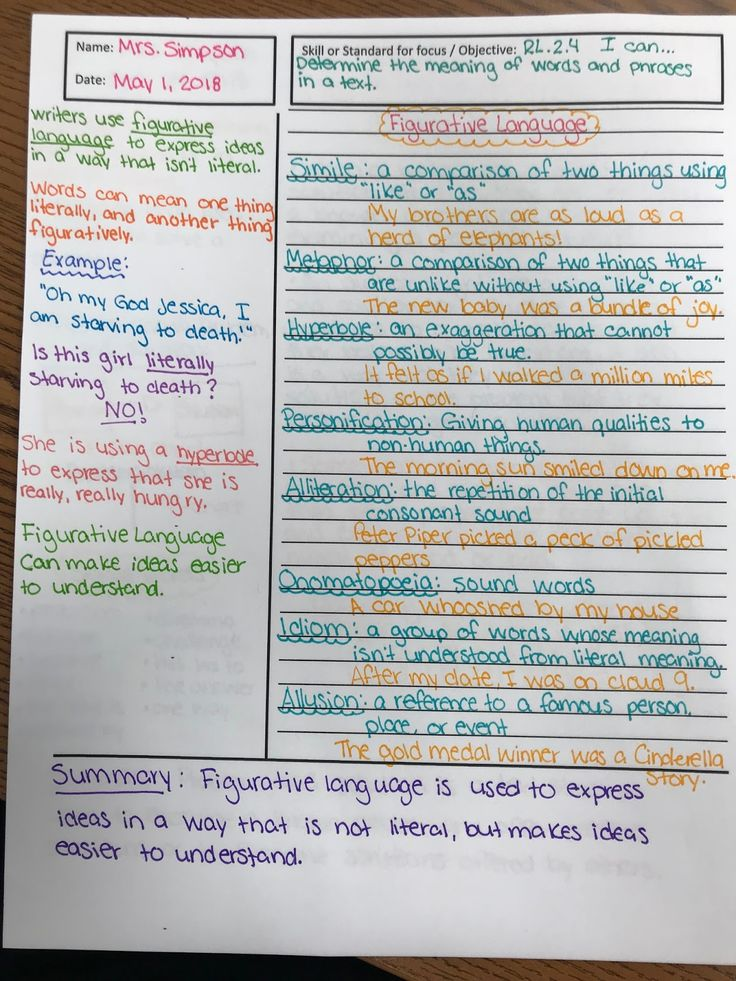
#> input picture test notessss.jpg, 736 x 981 px
$ python -i processor.py   (imports and definitions only)
#> lines starting #> are read from the running program, lines starting #| are printed output that depends on the picture; after the words box and inside, x2 and y2 are one past the last pixel; in counts of white or black regions, pixels touching at a corner belong together
#> further down, picture is the input picture: shape (981, 736, 3); mean B, G, R 179.9, 180.8, 180.3
import cv2
import numpy as np

# [58 lines left out: functions order_points, four_point_transform, not called in this run]

def find_document_contour(image):
    """
    Finds the largest 4-sided contour in the image which is likely the document.
    Returns None if no suitable contour is found.
    """
    h, w = image.shape[:2]
#> h = 981; w = 736
    image_area = h * w
#> image_area = 722016
    min_area = image_area * 0.2  # Document must be at least 20% of image
#> min_area = 144403.2

    # Resize for faster processing
    scale = 1.0
    if h > 1000:
        scale = 1000.0 / h
        proc_img = cv2.resize(image, (int(w * scale), int(h * scale)))
    else:
        proc_img = image.copy()

    gray = cv2.cvtColor(proc_img, cv2.COLOR_BGR2GRAY)
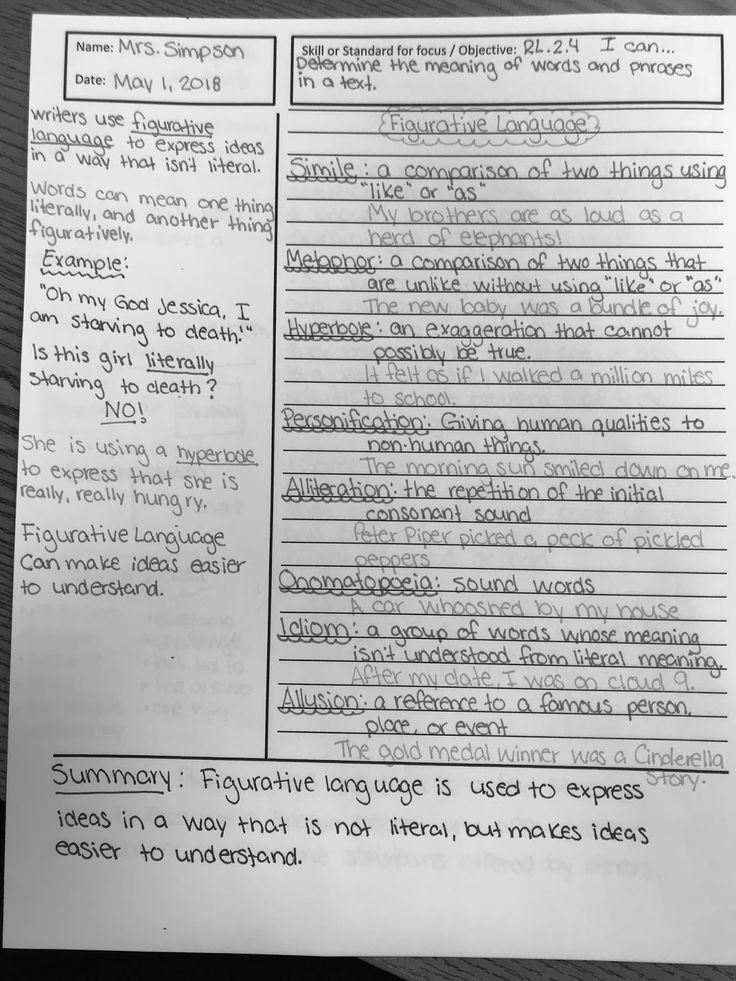
#> gray: shape (981, 736); min 0, max 255, mean 180.6
    gray = cv2.GaussianBlur(gray, (5, 5), 0)

    # Try multiple edge detection thresholds
    for canny_low, canny_high in [(30, 100), (50, 150), (75, 200)]:
        edged = cv2.Canny(gray, canny_low, canny_high)

        # Dilate to close gaps in edges
        kernel = np.ones((3, 3), np.uint8)
        edged = cv2.dilate(edged, kernel, iterations=1)

        cnts = cv2.findContours(edged.copy(), cv2.RETR_LIST, cv2.CHAIN_APPROX_SIMPLE)
        cnts = cnts[0] if len(cnts) == 2 else cnts[1]
        cnts = sorted(cnts, key=cv2.contourArea, reverse=True)[:10]

        for c in cnts:
            peri = cv2.arcLength(c, True)
            approx = cv2.approxPolyDP(c, 0.02 * peri, True)

            if len(approx) == 4:
                # Check if this contour is large enough
                contour_area = cv2.contourArea(approx)
                scaled_min_area = min_area * (scale ** 2)

                if contour_area >= scaled_min_area:
                    return approx.reshape(4, 2) / scale
#> this loop made 3 passes
#> pass 1, in find_document_contour, `edged = cv2.Canny(gray, canny_low, canny_high)`:
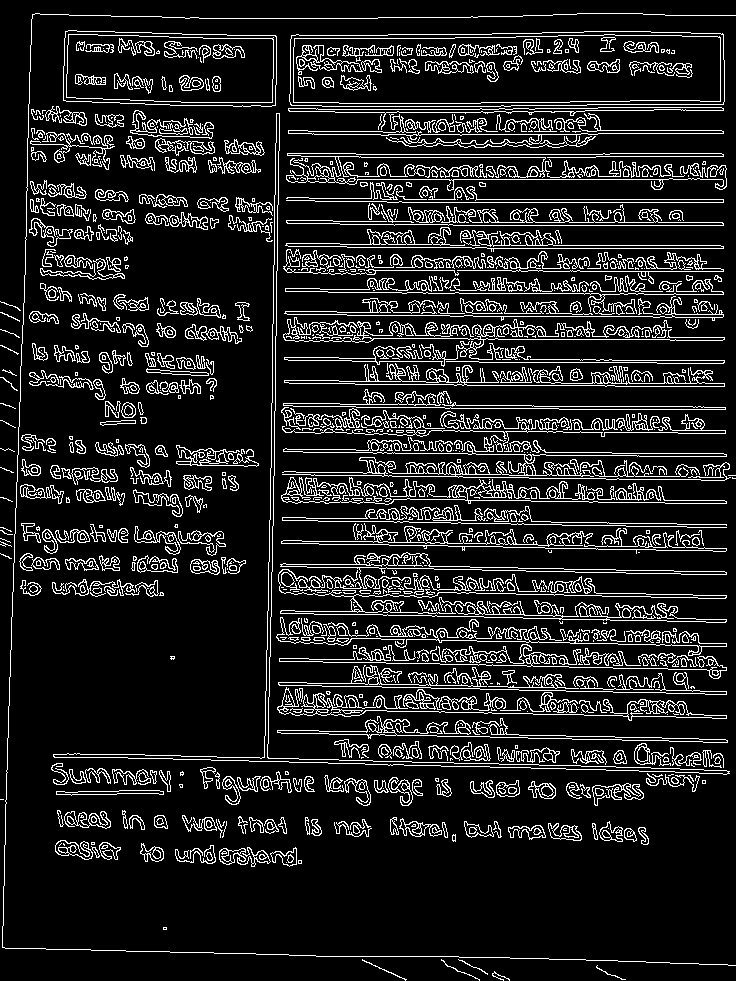
#> edged: shape (981, 736); 12.8% white in thin lines or dots
#> pass 1, in find_document_contour, `edged = cv2.dilate(edged, kernel, iterations=1)`:
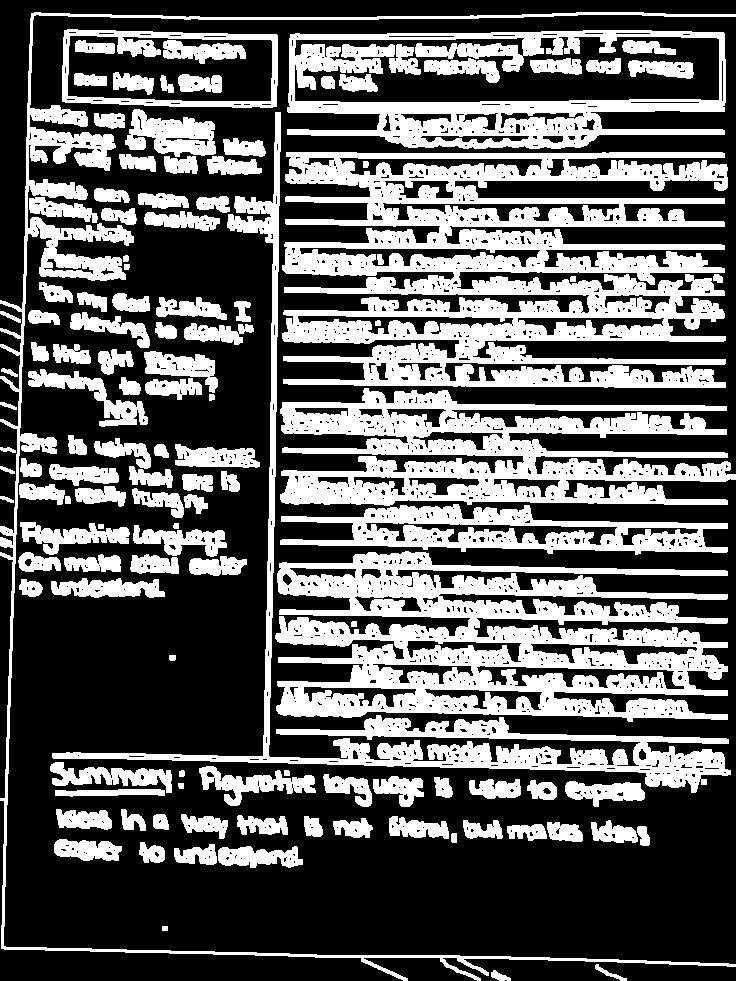
#> edged: shape (981, 736); 36.7% white; 123 white regions, largest, box (x1, y1, x2, y2) and area: (282, 152, 728, 388) 59564, (275, 551, 728, 722) 42644, (280, 388, 736, 506) 28764

    return None

def apply_adaptive_threshold(image):
    """
    Converts image to grayscale and applies processing to get a clean scanned look.
    """
    gray = cv2.cvtColor(image, cv2.COLOR_BGR2GRAY)

    # Apply CLAHE (Contrast Limited Adaptive Histogram Equalization)
    clahe = cv2.createCLAHE(clipLimit=3.0, tileGridSize=(8,8))
    enhanced = clahe.apply(gray)
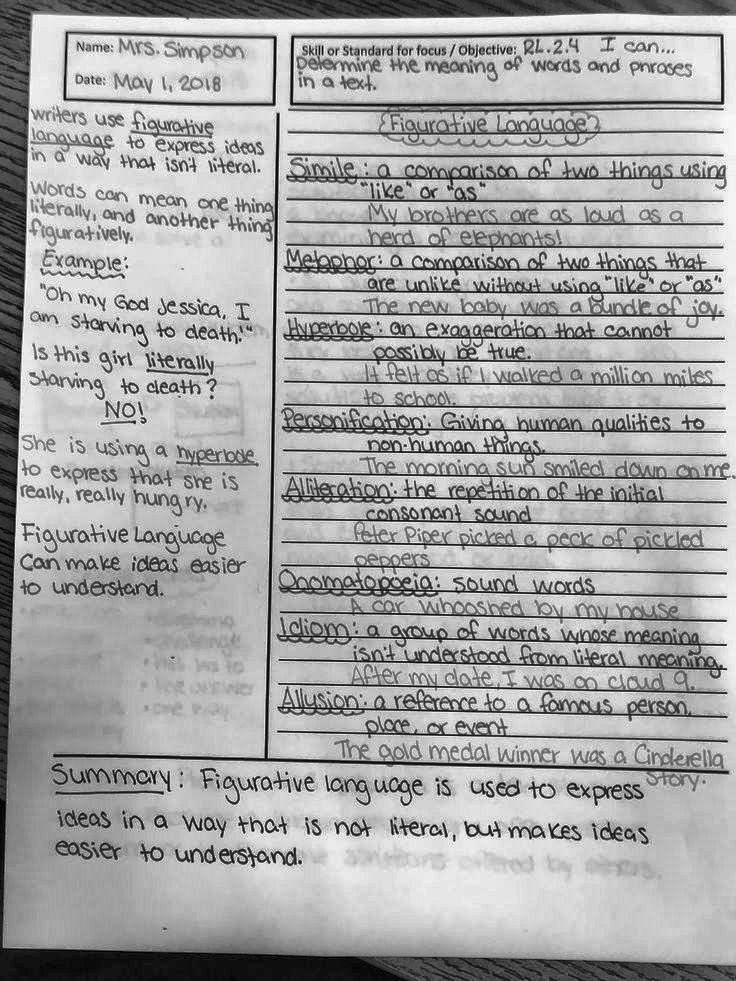
#> enhanced: shape (981, 736); min 0, max 255, mean 166

    # Apply bilateral filter to reduce noise while keeping edges sharp
    filtered = cv2.bilateralFilter(enhanced, 9, 75, 75)
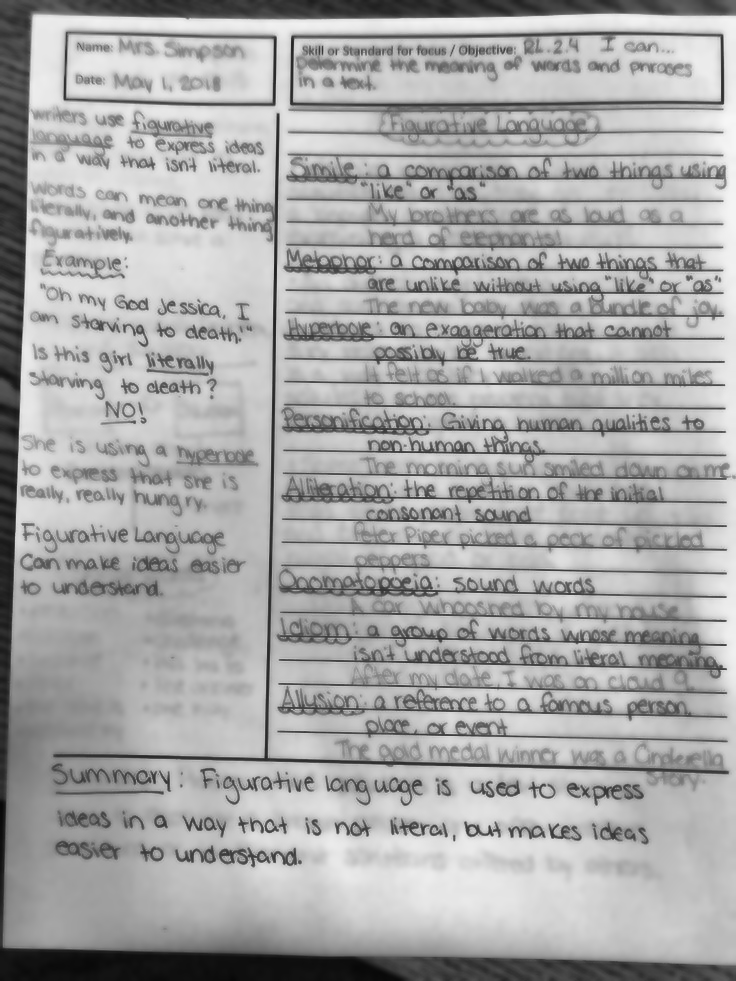
#> filtered: shape (981, 736); min 7, max 247, mean 166.8

    # Use adaptive threshold which works better for documents
    # Block size 11, C constant 2 for good text detection
    thresh = cv2.adaptiveThreshold(filtered, 255, cv2.ADAPTIVE_THRESH_GAUSSIAN_C,
            cv2.THRESH_BINARY, 11, 2)
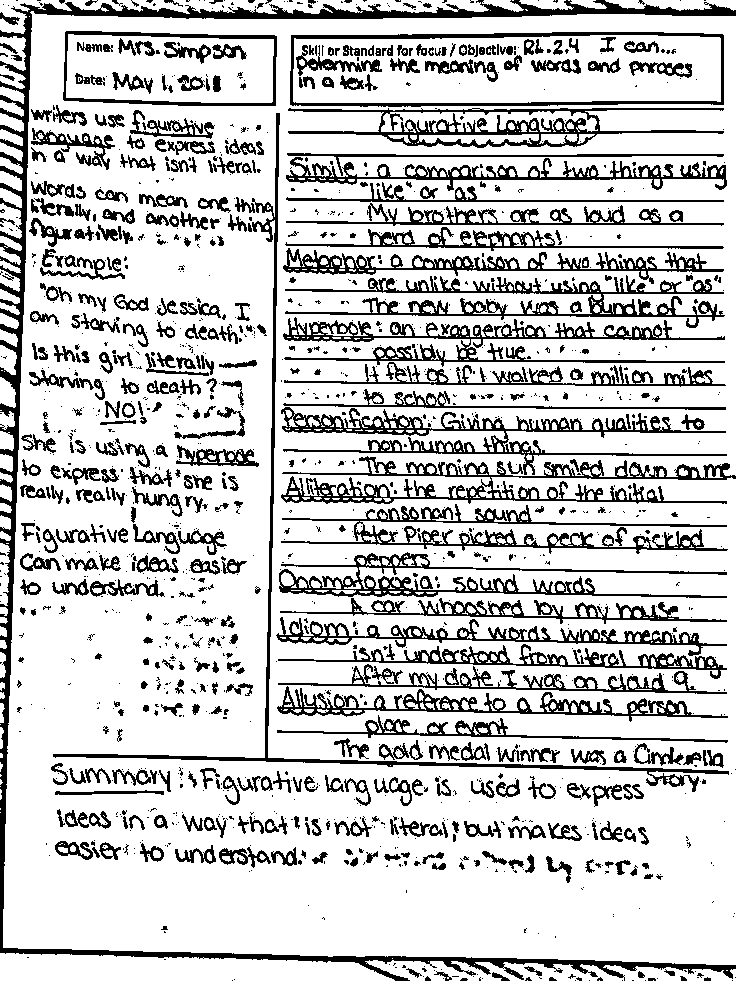
#> thresh: shape (981, 736); 79.1% white; 1606 black regions (1129 under 20 px), largest, box (x1, y1, x2, y2) and area: (0, 0, 736, 981) 18105, (281, 456, 736, 504) 5991, (285, 275, 725, 328) 5441

    return thresh

# [5 lines left out: function increase_contrast, not called in this run]

def process_image(image, use_perspective=True, enhance_mode="Scan"):
    """
    Main processing pipeline.
    enhance_mode: "Original", "Grayscale", "Scan", "High Contrast"
    """
    output = image.copy()

    if use_perspective:
        contour = find_document_contour(image)
        if contour is not None:
            output = four_point_transform(image, contour)
        else:
            # Fallback: Just return original if no contour found
            pass

    if enhance_mode == "Grayscale":
        output = cv2.cvtColor(output, cv2.COLOR_BGR2GRAY)
    elif enhance_mode == "Scan":
        output = apply_adaptive_threshold(output)
    elif enhance_mode == "High Contrast":
        output = increase_contrast(output, alpha=2.0, beta=-50) # Strong contrast

    return output

>>> import cv2
>>> picture = cv2.imread('test notessss.jpg')
>>> result = process_image(picture)

$ run again, on sample_note.png
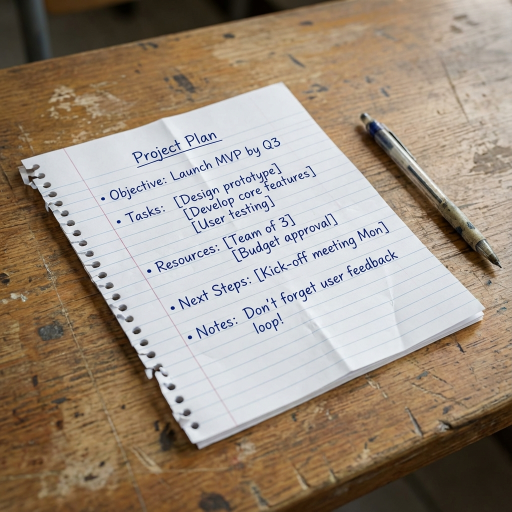
#> input picture sample_note.png, 1024 x 1024 px (shown at 1/2 size)
#> picture is the input picture: shape (1024, 1024, 3); mean B, G, R 127.9, 143, 157.2
#> the loop in find_document_contour, `for canny_low, canny_high in [(30, 100), (50, 150), (75, 200)]:` made 1 pass
#> pass 1, in find_document_contour, `edged = cv2.dilate(edged, kernel, iterations=1)`:
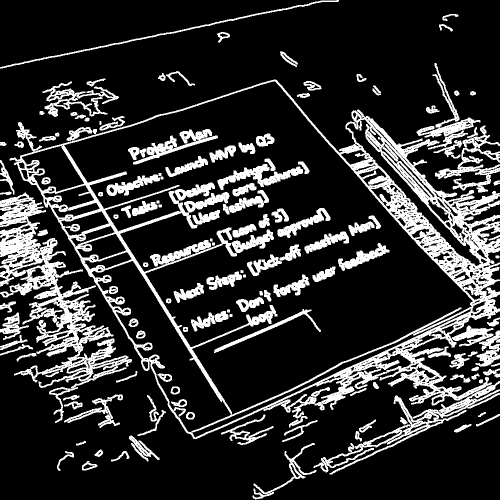
#> edged: shape (1000, 1000) (shown at 1/2 size); 18.9% white; 145 white regions (1 under 20 px), largest, box (x1, y1, x2, y2) and area: (19, 159, 1000, 949) 87882, (0, 385, 264, 846) 28144, (870, 251, 1000, 385) 4339
#> contour = [[36.86, 250.9], [396.3, 898], [1023, 806.9], [899.1, 289.8]]
#> s = [287.7, 1294.3, 1829.9, 1188.9]
#> diff = [214, 501.8, -216.1, -609.3]
#> rect = [[36.86, 250.9], [899.1, 289.8], [1023, 806.9], [396.3, 898]]
#> tl = [36.86, 250.9]; tr = [899.1, 289.8]; br = [1023, 806.9]; bl = [396.3, 898]
#> widthA = 633.3
#> widthB = 863.1
#> maxWidth = 863
#> heightA = 531.8
#> heightB = 740.3
#> maxHeight = 740
#> dst = [[0, 0], [862, 0], [862, 739], [0, 739]]
#> M = [[0.736, -0.409, 75.42], [-0.0377, 0.835, -208.2], [-0.000246, -0.000211, 1]]
#> in apply_adaptive_threshold, `thresh = cv2.adaptiveThreshold(filtered, 255, cv2.ADAPTIVE_THRESH_GAUS..`:
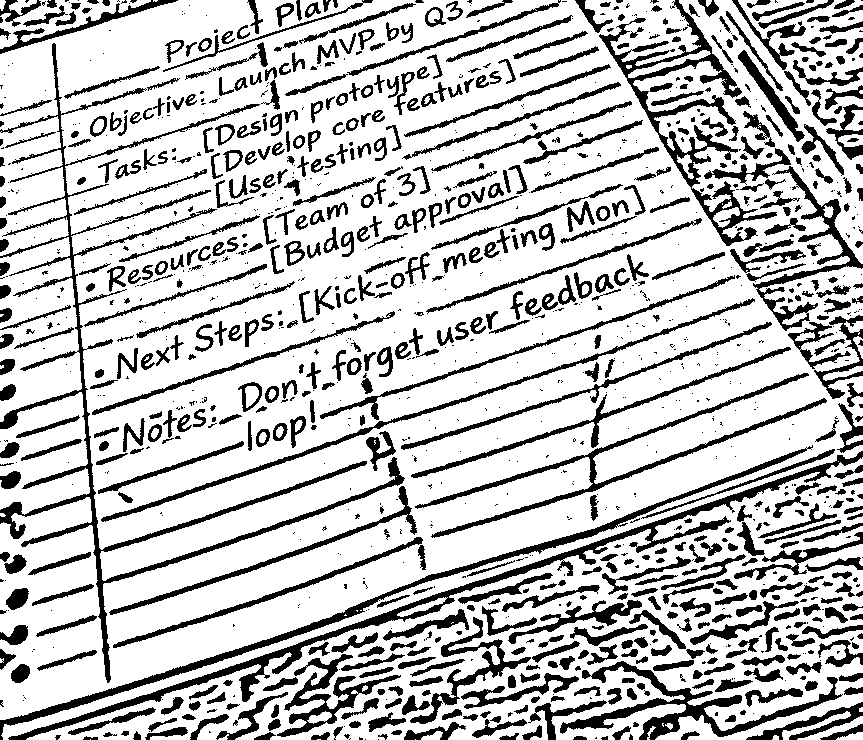
#> thresh: shape (740, 863); 75.8% white; 1301 black regions (653 under 20 px), largest, box (x1, y1, x2, y2) and area: (0, 43, 405, 683) 10797, (8, 451, 863, 740) 7524, (599, 0, 777, 246) 5890
